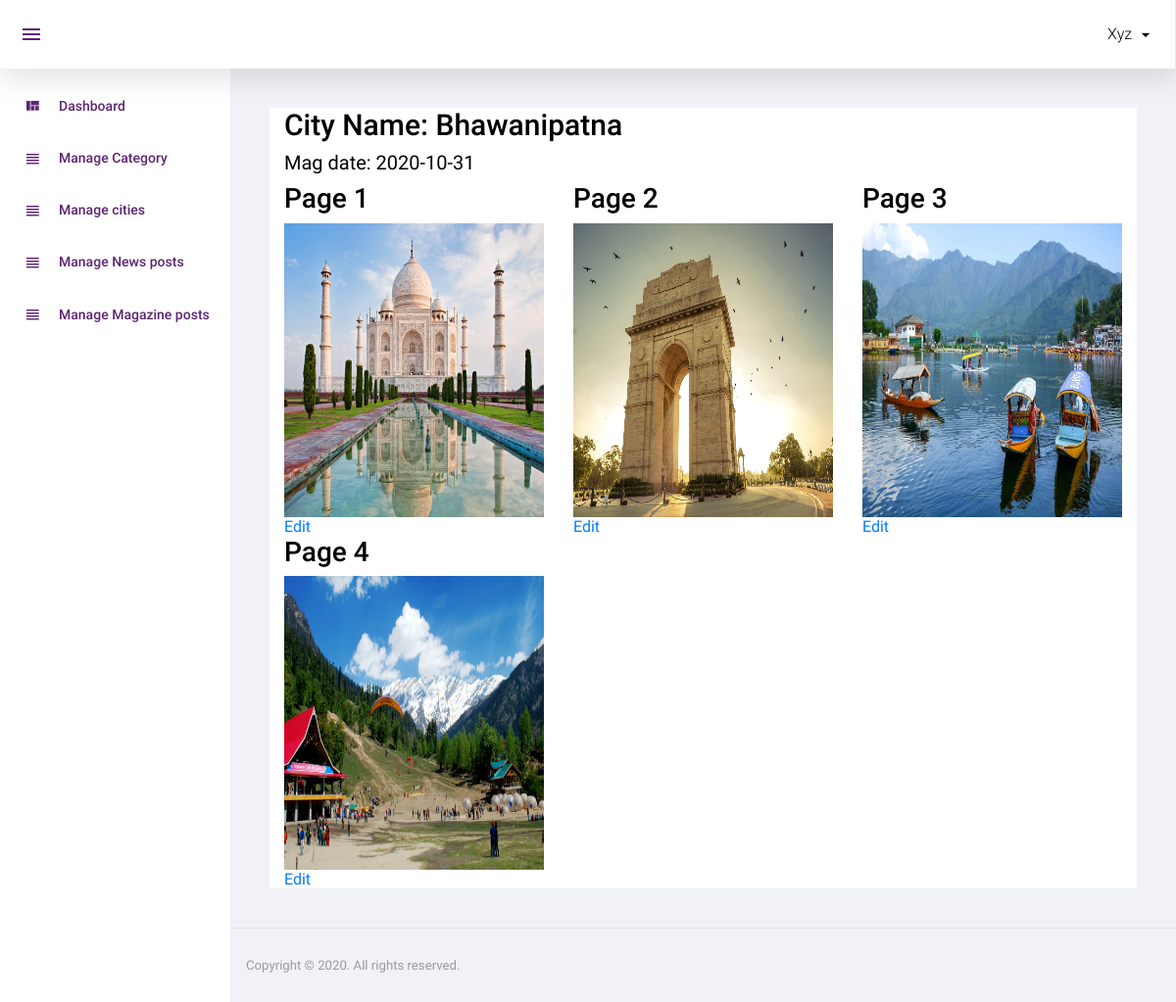
/admin/view_mag.php?id=3 (signed in), run on the app's committed database.
### tables this page shows
CREATE TABLE `magazine_posts` (
  `id` int(11) NOT NULL,
  `city_id` int(11) NOT NULL,
  `mag_date` date NOT NULL,
  `status` int(11) NOT NULL,
  `added_on` datetime NOT NULL
);

CREATE TABLE `cities` (
  `id` int(11) NOT NULL,
  `cat_id` int(11) NOT NULL,
  `city_name` varchar(255) NOT NULL,
  `status` int(5) NOT NULL,
  `added_on` datetime NOT NULL
);

CREATE TABLE `magazine_post_image` (
  `id` int(11) NOT NULL,
  `post_id` int(11) NOT NULL,
  `page_no` int(11) NOT NULL,
  `mag_image` text NOT NULL
);

### classes/DbConfig.php (called while the page is built, shortened)
<?php
class DbConfig
{
	private $_host = 'localhost';
	private $_username = 'root';
	private $_password = '';
	private $_database = 'news_manag';
	protected $connection;
	public function __construct()
	{	date_default_timezone_set('Asia/Kolkata');
		if (!isset($this->connection)) {
			$this->connection = new mysqli($this->_host, $this->_username, $this->_password, $this->_database);
		}
		return $this->connection;
	}
}
?>

### classes/Crud.php (called while the page is built, shortened)
<?php
include_once 'DbConfig.php';
class Crud extends DbConfig
{
	public function getData($query)
	{
		$result = $this->connection->query($query);
		$rows = array();
		while ($row = $result->fetch_assoc()) {
			$rows[] = $row;
		}
		return $rows;
	}
	public function escape_string($value)
	{
		$res = $this->connection->real_escape_string($value);
		return htmlspecialchars($res);
	}
}

### admin/view_mag.php (the view, shortened to what this page needs)
<?php
require('top.php');
    if(isset($_GET['id'])){
        $id =   $crud->escape_string($_GET['id']);
        $sql=  "SELECT magazine_posts.id,magazine_posts.mag_date,cities.city_name from magazine_posts,cities where magazine_posts.id=$id and cities.id=magazine_posts.city_id  ";
        $result=$crud->getData($sql);
    }
    else{
        $script->redirect('magazine_list.php');
    }
?>
<div class="row" style="margin-left:auto; margin-right:auto; background-color:#fff;">
        <?php
            foreach ($result as $res) {
            ?>
            <div class="col-md-12 col-12">
            <h1>City Name:  <?php echo $res['city_name']?></h1>
            <p>Mag date:  <?php echo $res['mag_date']?></p>
                <div class="row">
                <?php
                    $sqli=  "SELECT * from magazine_post_image WHERE post_id=".$res['id']." order by id asc ";
                    $resulti=$crud->getData($sqli);
                foreach($resulti as $row){
                ?>
                <div class="col-md-4 col-12">
                    <h2>Page <?php echo $row['page_no'] ?></h2>
                    <img src="<?php echo SITE_MAGAZINE_IMAGE.$row['mag_image'] ?>" alt="" class="news_img">
                    <a href="change_mag_image.php?id=<?php echo $row['id'] ?>&city_name=<?php echo $res['city_name'] ?>">Edit</a>
                </div>
                <?php
                }
                ?>
                </div>
            </div>
            <?php
            }
        ?>
    </div>
<?php
require('footer.php');
?>

### admin/top.php (shortened to what this page needs)
<?php
include_once("../classes/Crud.php");
include_once("../classes/DbConfig.php");
$crud = new Crud();
?>
<!DOCTYPE html>
<html lang="en">
<head>
  <link rel="stylesheet" href="assets/css/materialdesignicons.min.css">
  <link rel="stylesheet" href="assets/css/vendor.bundle.base.css">
  <link rel="stylesheet" href="assets/css/dataTables.bootstrap4.css">
  <link rel="stylesheet" href="assets/css/bootstrap-datepicker.min.css">
  <link rel="stylesheet" href="assets/css/style.css">
</head>
<body class="sidebar-light">
  <div class="container-scroller">
    <nav class="navbar col-lg-12 col-12 p-0 fixed-top d-flex flex-row">
      <div class="navbar-menu-wrapper d-flex align-items-stretch justify-content-between">
        <ul class="navbar-nav mr-lg-2 d-none d-lg-flex">
          <li class="nav-item nav-toggler-item">
            <button class="navbar-toggler align-self-center" type="button" data-toggle="minimize">
              <span class="mdi mdi-menu"></span>
            </button>
          </li>
        </ul>
        <ul class="navbar-nav navbar-nav-right">
          <li class="nav-item nav-profile dropdown">
            <a class="nav-link dropdown-toggle" href="#" data-toggle="dropdown" id="profileDropdown">
              <span class="nav-profile-name"><?php echo $_SESSION['user_name'] ?></span>
            </a>
          </li>
        </ul>
      </div>
    </nav>
    <div class="container-fluid page-body-wrapper">
      <nav class="sidebar sidebar-offcanvas" id="sidebar">
        <ul class="nav">
          <li class="nav-item">
            <a class="nav-link" href="index.php">
              <i class="mdi mdi-view-quilt menu-icon"></i>
              <span class="menu-title">Dashboard</span>
            </a>
          </li>
           <li class="nav-item">
            <a class="nav-link" href="category_list.php">
              <i class="mdi mdi-view-headline menu-icon"></i>
              <span class="menu-title">Manage Category</span>
            </a>
          </li>
          <li class="nav-item">
            <a class="nav-link" href="city_list.php">
              <i class="mdi mdi-view-headline menu-icon"></i>
              <span class="menu-title">Manage cities</span>
            </a>
          </li>
          <li class="nav-item">
            <a class="nav-link" href="post_list.php">
              <i class="mdi mdi-view-headline menu-icon"></i>
              <span class="menu-title">Manage News posts</span>
            </a>
          </li>
          <li class="nav-item">
            <a class="nav-link" href="magazine_list.php">
              <i class="mdi mdi-view-headline menu-icon"></i>
              <span class="menu-title">Manage Magazine posts</span>
            </a>
          </li>
        </ul>
      </nav>
      <div class="main-panel">
        <div class="content-wrapper">

### admin/footer.php (shortened to what this page needs)
</div>
        <footer class="footer">
          <div class="d-sm-flex justify-content-center justify-content-sm-between">
            <span class="text-muted text-center text-sm-left d-block d-sm-inline-block">Copyright © 2020. All rights reserved.</span>
          </div>
        </footer>
      </div>
    </div>
  </div>
</body>
</html>

### admin/view_mag.php (style rules this page uses)
p { font-size:20px; }
.news_img { width:100%; height:300px; }

### data on the page
magazine_posts: city.city_name "Bhawanipatna", mag_date "2020-10-31"
magazine_post_image: page_no "1", mag_image (picture)
magazine_post_image: page_no "2", mag_image (picture)
magazine_post_image: page_no "3", mag_image (picture)
magazine_post_image: page_no "4", mag_image (picture)

### other printed values
$_SESSION['user_name'] "Xyz"
